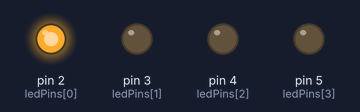
The sketch below on a simulated Arduino Uno, built with avr-gcc and run on an emulated ATmega328P. On the bench: output pins drawn as LEDs (lit = HIGH).

Above: at 0.2 s.
At 1.2 s:
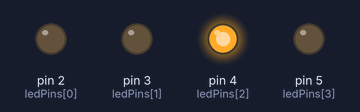
At 1.7 s:
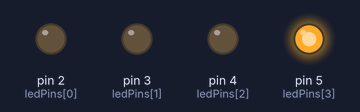
At 3.7 s:
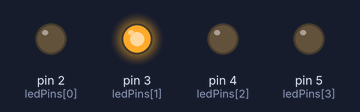
At 5.5 s:
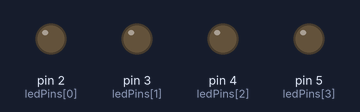
Timing chart, 0 to 6.9 s (numbered marks = the images above):
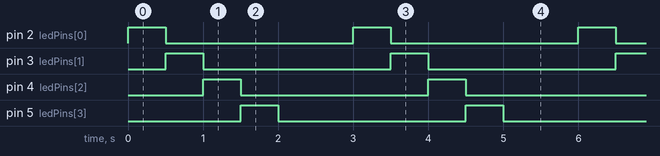

The sketch:

ForLoopLED.ino
```cpp
// Pins for the LEDs
int ledPins[] = {2, 3, 4, 5};  // change these to your LED pin numbers
int numLeds = 4;

void setup() {
  // set all LED pins as outputs
  for (int i = 0; i < numLeds; i++) {
    pinMode(ledPins[i], OUTPUT);
  }
}

void loop() {
  // Using a for loop
  for (int i = 0; i < numLeds; i++) {
    digitalWrite(ledPins[i], HIGH);  // turn on LED
    delay(500);
    digitalWrite(ledPins[i], LOW);   // turn off LED
  }

  delay(1000); // pause before while loop
}
```

Measured:
- by itself, pin 2 (ledPins[0]), pin 3 (ledPins[1]), pin 4 (ledPins[2]), pin 5 (ledPins[3]): alternates HIGH for 0.50 s and LOW for 2.5 s
- by itself, everything shown: repeats every 3.0 s, in 5 steps
